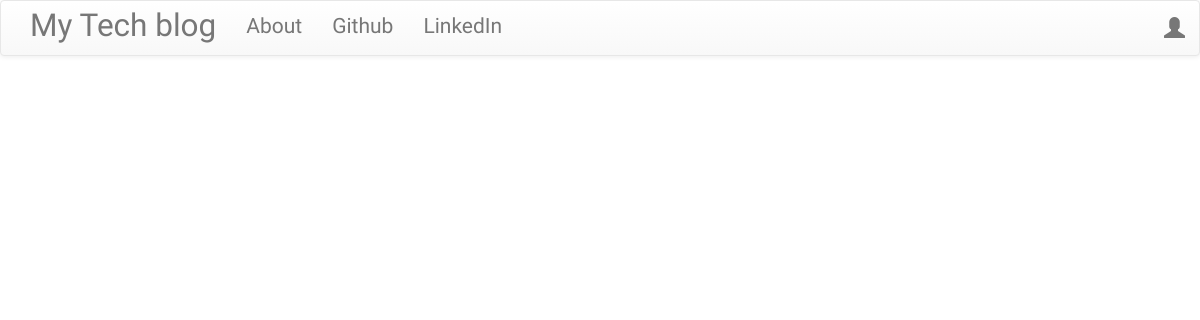
The app's page /, older data.
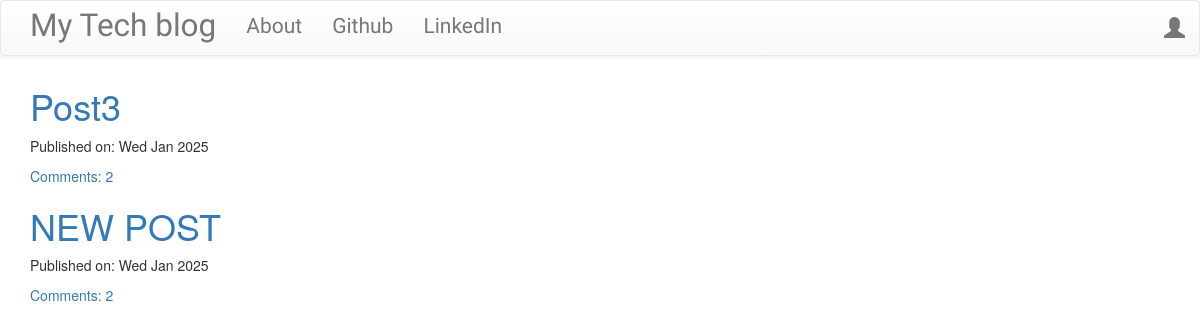
The same page, newer data.
### blog/models.py (models this page shows, shortened)
class Post(models.Model):
    author: models.ForeignKey = models.ForeignKey("auth.User", on_delete=models.CASCADE)
    title: models.CharField = models.CharField(max_length=200)
    text = models.TextField()
    created_date: models.DateTimeField = models.DateTimeField(default=timezone.now)
    published_date = models.DateTimeField(blank=True, null=True)
    def approve_comments(self) -> List[models.CharField]:
        return self.comments.filter(approved_comment=True)

### blog/views.py (the view)
# urls.py: path('', views.PostListView.as_view(), name='post_list'),
class PostListView(ListView):
    model = Post
    def get_queryset(self):
        return Post.objects.filter(published_date__lte=timezone.now()).order_by('-published_date')

### blog/templates/blog/post_list.html
{% extends 'blog/base.html' %}
{% block content %}
<div class="centerstage">
    {% for post in post_list %}
        <div class="post">
            <h1><a href="{% url 'post_detail' pk=post.pk %}">{{ post.title }}</a></h1>
            <div class="date">
                <p>Published on: {{ post.published_date|date:"D M Y"}}</p>
            </div>
            <a href="{% url 'post_detail' pk=post.pk %}">Comments: {{ post.approve_comments.count }}</a>
        </div>
    {% endfor %}
</div>
{% endblock %}

Row changes from the older to the newer data that the page shows:
added Post: title "Post3", published_date "Wed Jan 2025", approve_comments.count "2"
added Post: title "NEW POST", published_date "Wed Jan 2025", approve_comments.count "2"
